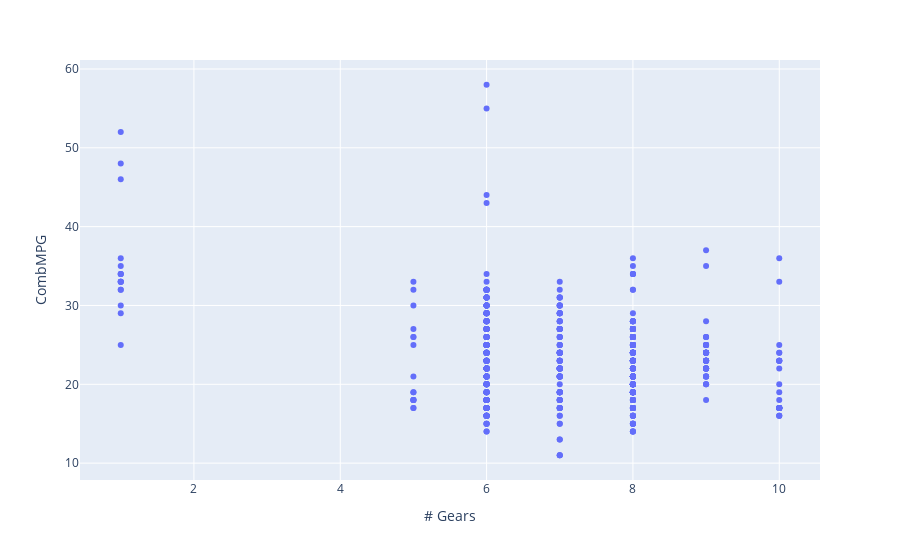

Source (notebook cell):
### Code cell
fig = px.scatter(df, x="# Gears", y="CombMPG")
fig.show()

### Figure 1 — Plotly figure (JSON) as saved in the notebook; plotly's stock layout.template omitted (floating-point values rounded to 4 significant figures; data arrays with more than 128 entries replaced by an {"elided": "..."} marker saying what was removed)
{"data": [{"hovertemplate": "# Gears=%{x}<br>CombMPG=%{y}<extra></extra>", "legendgroup": "", "marker": {"color": "#636efa", "symbol": "circle"}, "mode": "markers", "name": "", "orientation": "v", "showlegend": false, "type": "scatter", "x": {"elided": "718 int values"}, "xaxis": "x", "y": {"elided": "718 int values"}, "yaxis": "y"}], "layout": {"legend": {"tracegroupgap": 0}, "margin": {"t": 60}, "xaxis": {"anchor": "y", "domain": [0, 1], "title": {"text": "# Gears"}}, "yaxis": {"anchor": "x", "domain": [0, 1], "title": {"text": "CombMPG"}}}}
